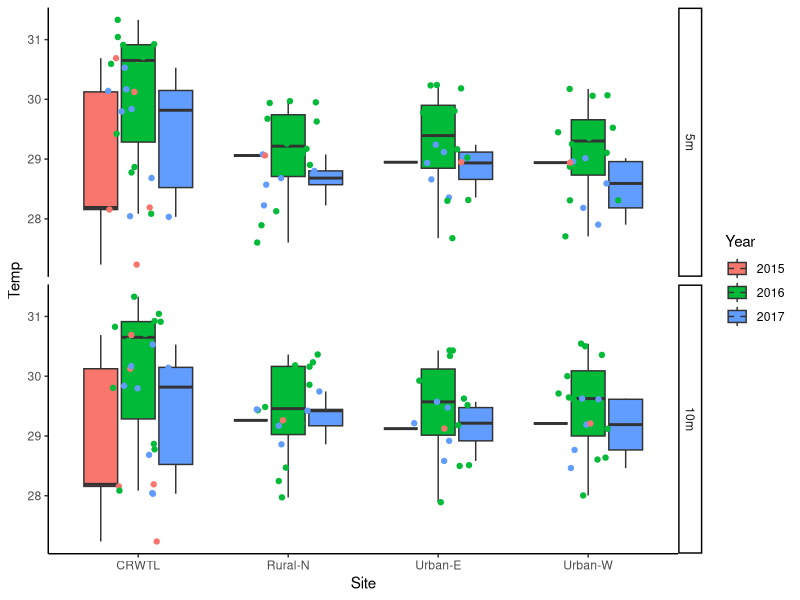
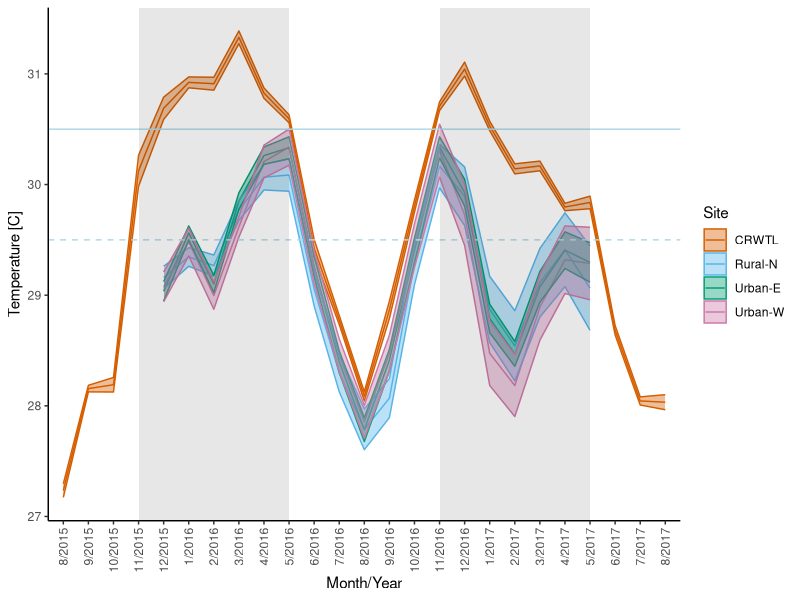
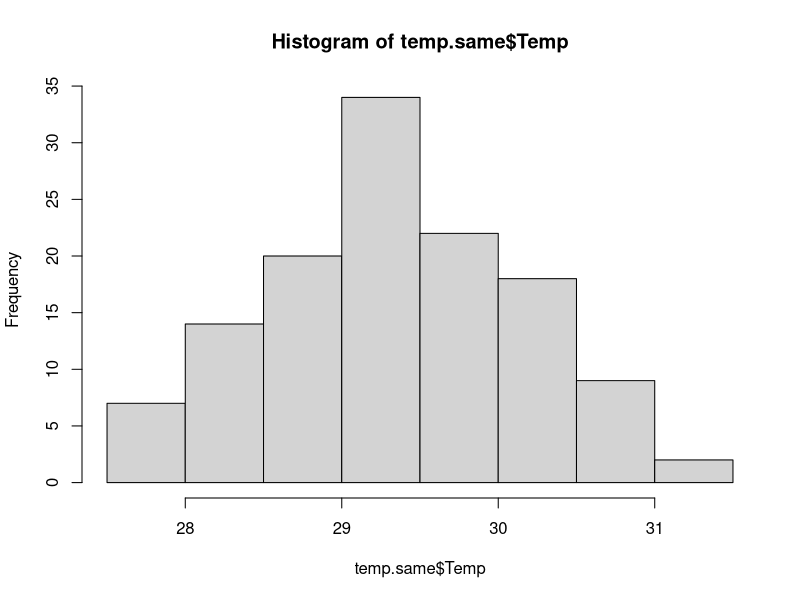
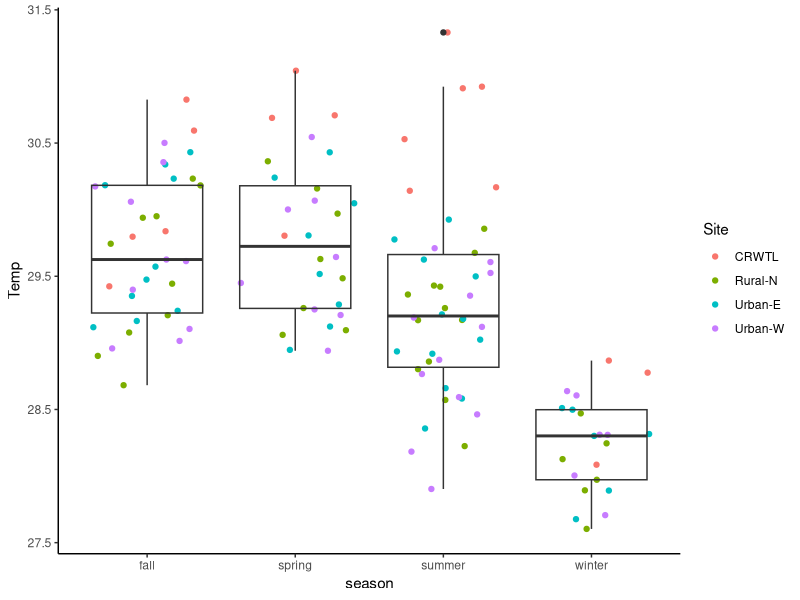
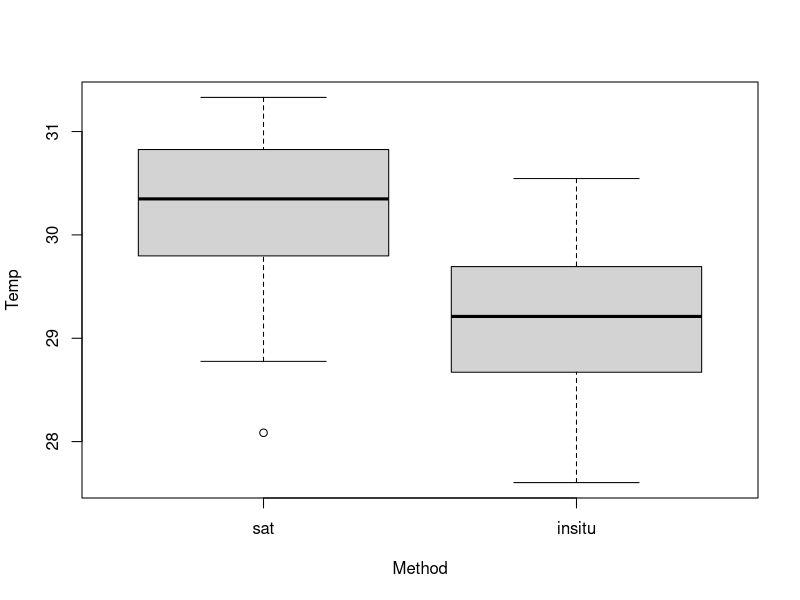
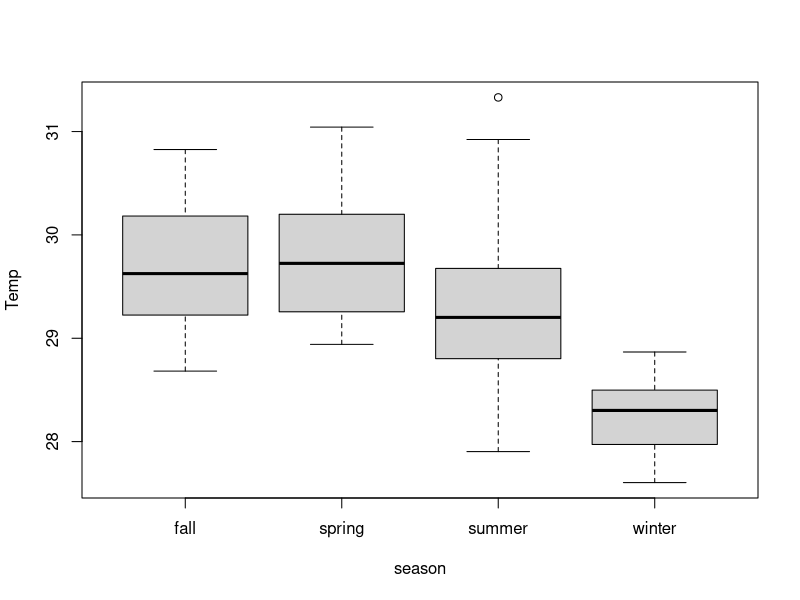
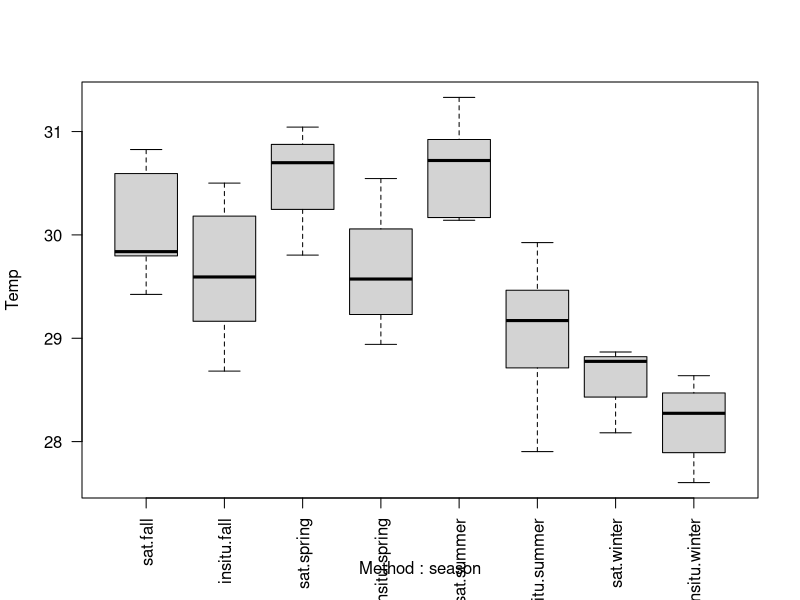
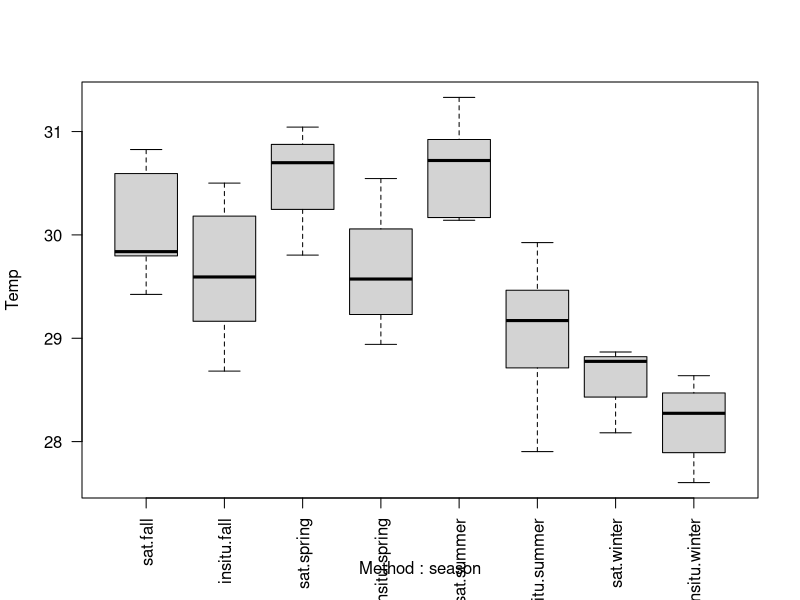

Reproduce these figures in R, in order.
## ---- chunk 1
knitr::opts_chunk$set(echo = TRUE)

library(tidyverse)
library(here)
## ---- chunk 2
temp <- read_csv(here::here("data/alltemp_TL_data.csv")) %>% 
   mutate_if(is.character, as.factor)
head(temp)

temp$m.y <- as.factor(paste(temp$Month, temp$Year, sep = "/")) #rewrite m.y as month/year
temp$Month <- as.factor(temp$Month)
temp$Year <- as.factor(temp$Year)
temp$Depth <- as.factor(temp$Depth)
temp$Depth <- relevel(temp$Depth, ref = '5m')

# relevel Month/yr in correct order
levels(temp$m.y)

temp$m.y = factor(temp$m.y,levels(temp$m.y)[c(21,24,3,5,7,1,9,11,13,15,17,19,22,25,4,6,8,2,10,12,14,16,18,20,23)])
## ---- chunk 3
ggplot(temp, aes(x = Site, y = Temp, fill = Year)) +
   facet_grid(Depth~.)+
    geom_boxplot() +
   geom_point(aes(color = Year), position = position_jitter(0.21)) +
    theme_classic()
## ---- chunk 4
season <- data.frame(Month = 1:12, season = rep(c("summer", "fall", "winter", "spring"), each = 3))
season$Month <- as.factor(season$Month)
season

method <- data.frame(Site = c("Rural-N", "Urban-E", "Urban-W", "CRWTL"), Method = c("insitu", "insitu", "insitu", "sat"))
method

# subset out data with both CRW and logger temperature data
temp.same <- temp %>% filter(m.y != "8/2015" & m.y != "9/2015" & m.y != "10/2015" & m.y != "11/2015" & m.y != "6/2017" & m.y != "7/2017" & m.y != "8/2017") %>% 
  inner_join(season, by = 'Month') %>% 
   inner_join(method, by = 'Site') %>% 
   mutate_if(is.character, as.factor)

# remove CRW for one depth used for plot
temp.same <- temp.same[-which(temp.same$Site == 'CRWTL' & temp.same$Depth == '10m'),] #

# relevel method so sat is reference
temp.same$Method <- relevel(temp.same$Method, ref = "sat")

head(temp.same)
## ---- chunk 5
crw <- temp %>% 
   filter( Site == "CRWTL") %>% 
   dplyr::select(Site, m.y, Temp, sd, se)
colnames(crw) <- c("Site", "m.y", "siteave", "SD", "SE")
crw
## ---- chunk 6
temp.same %>% 
   filter(Method != "sat") %>% 
   dplyr::select(-N, -sd, -se, -ci) %>% 
   pivot_wider(names_from = Depth,
               values_from = Temp) %>% 
   mutate(diff = `5m` - `10m`) %>% 
   group_by(Site) %>% 
   summarize(avediff = mean(diff)) %>% 
   summarize(diff = mean(avediff), SE = sd(avediff))
## ---- chunk 7
temp.avelog <- temp.same %>% 
   filter(Method != "sat") %>% 
   group_by(Site, m.y) %>% 
   dplyr::summarise(siteave = mean(Temp), SD = sd(Temp), SE = SD/sqrt(n())) #, N = n())

temp.avelog

alltemp <- rbind(temp.avelog, crw)
alltemp
## ---- chunk 8
start <-  c("11/2015", "11/2016")
end <-  c("5/2016", "5/2017")

cbPalette <- c("#D55E00", "#56B4E9", "#009E73",  "#CC79A7")

ggplot(alltemp, mapping= aes(m.y, siteave, group = Site, color = Site)) +
   geom_line()+
   geom_ribbon(aes(m.y, siteave, ymax= siteave+(SE), ymin= siteave-(SE), fill = Site),
               alpha = 0.4) + 
   scale_color_manual( values = cbPalette) +
   scale_fill_manual(values = cbPalette) +
   theme_classic() +
 #  ggtitle("Coral Reef Watch - In Situ Temperature Monthly Mean + SE") +
   xlab("Month/Year") + ylab("Temperature [C]") +
   theme(axis.text.x = element_text(angle = 90, hjust = 1, vjust = 0.5)) +
      geom_hline(yintercept = 29.5, color = "light blue", linetype = 2) +
   geom_hline(yintercept = 30.5, color = "light blue")  +
   annotate("rect", xmin = '11/2015', xmax = '5/2016', ymin = -Inf, ymax = Inf,
           alpha = .1,fill = "gray10") +
   annotate("rect", xmin = '11/2016', xmax = '5/2017', ymin = -Inf, ymax = Inf,
           alpha = .1,fill = "gray10")

ggsave(here::here("figures/Fig7_line_TLtemp.jpg"), width = 7, height = 4)
## ---- chunk 9
hist(temp.same$Temp)
## ---- chunk 10
site.lm <- lm(Temp~Site * season, data = temp.same)
library(car)
Anova(site.lm)
library(emmeans)
emmeans(site.lm, list(pairwise ~ season), adjust = "tukey")
emmeans(site.lm, list(pairwise ~ Site), adjust = "tukey")
## ---- chunk 11
site.lm2 <- lm(Temp~Site * season, data = temp.same, contrasts = list(Method = contr.sum, season = contr.sum))
library(car)
Anova(site.lm2, type = 'III')
library(emmeans)
emmeans(site.lm2, list(pairwise ~ season), adjust = "tukey")
emmeans(site.lm2, list(pairwise ~ Site), adjust = "tukey")
## ---- chunk 12
ggplot(temp.same, aes(season, Temp)) + 
   geom_jitter(aes(color = Site)) +
   geom_boxplot(fill = NA) + 
   theme_classic()
## ---- chunk 13
method.lm <- lm(Temp~Method*season, data = temp.same)
Anova(method.lm)

emmeans(method.lm, list(pairwise ~ season), adjust = "tukey")
emmeans(method.lm, list(pairwise ~ Method), adjust = "tukey")
emmeans(method.lm, list(pairwise ~ Method:season), adjust = "tukey")

boxplot(Temp~Method, data = temp.same)
boxplot(Temp~season, data = temp.same)
boxplot(Temp~Method:season, data = temp.same, las = 2)
## ---- chunk 14
method.lm <- lm(Temp~Method*season, data = temp.same, contrasts = list(Method = contr.sum, season = contr.sum))
Anova(method.lm, type = 'III')

emmeans(method.lm, list(pairwise ~ season), adjust = "tukey")
emmeans(method.lm, list(pairwise ~ Method), adjust = "tukey")
emmeans(method.lm, list(pairwise ~ Method:season), adjust = "tukey")

boxplot(Temp~Method:season, data = temp.same, las = 2)

library(ggeffects)
plotdat <- method.lm %>% 
   ggemmeans(~ Method:season) %>% 
   as.data.frame() 

levels(plotdat$group)
plotdat$group <- ordered(plotdat$group, 
                         levels = c("summer", "fall", "winter", "spring"))

ggplot(plotdat, aes(x = group, y = predicted, color = x)) +
      geom_errorbar(aes(ymin = conf.low, ymax = conf.high),
                 width = 0.2, size = 1) +
   geom_point(shape = 15, size = 3) +
   theme_classic() +
   scale_x_discrete(breaks = c("summer", "fall", "winter", "spring"),
                    labels = c("Summer", "Fall", "Winter", "Spring")) +
   scale_color_discrete(name = "Method",
                        breaks = c("sat", "insitu"),
                        labels = c("CRWTL", "In Situ")) +
   xlab("Austral Season") +
   ylab("Mean Temperature [C]") +
   geom_hline(yintercept = 29.5,
              linetype = "dashed",
              color = "lightblue") +
   geom_hline(yintercept = 30.5,
              color = "lightblue")

ggsave(here::here("figures/Fig8_seasonmethd.jpg"), height = 4, width = 7, dpi = 300)
## ---- chunk 15
ggplot(temp.same, aes(season, Temp)) + 
   geom_boxplot(fill = NA) + 
   geom_jitter(aes(color = Method)) +
   theme_classic()
## ---- chunk 16
temp.same %>% 
   group_by(Method, season) %>% 
   dplyr::summarize(avetemp = mean(Temp), 
                    SDtemp = sd(Temp), 
                    SEtemp = sd(Temp)/sqrt(n()))
## ---- chunk 17
logger <- filter(temp.same, temp.same$Method != 'sat') %>% droplevels()
head(logger)
## ---- chunk 18
log.lm <- lm(Temp ~ Site * Depth + factor(Month)/factor(Year), data = logger)
Anova(log.lm)
plot(log.lm)

emmeans(log.lm, list(pairwise ~ factor(Month):factor(Year)), adjust = "tukey")
emmeans(log.lm, list(pairwise ~ Site:Depth), adjust = "tukey")

boxplot(Temp~Depth, data = logger)
boxplot(Temp~Site, data = logger)
boxplot(Temp~Month, data = logger)

logger$Ym <- interaction(logger$Year, logger$Month)
boxplot(Temp~Ym, data = logger, las = 2)
## ---- chunk 19
log.lm.nodepth <- lm(Temp ~ Site + factor(Month)/factor(Year), data = logger)
Anova(log.lm.nodepth)
plot(log.lm.nodepth)

emmeans(log.lm.nodepth, list(pairwise ~ factor(Month):factor(Year)), adjust = "tukey")
emmeans(log.lm.nodepth, list(pairwise ~ Site), adjust = "tukey")

boxplot(Temp~Site, data = logger)
boxplot(Temp~Month, data = logger)

logger$Ym <- interaction(logger$Year, logger$Month)
boxplot(Temp~Ym, data = logger, las = 2)
## ---- chunk 20
sitedepth.ave <- logger %>% 
   group_by(Site,Depth) %>% 
   dplyr::summarize(ave = mean(Temp), SD = sd(Temp), se = SD/sqrt(n()))
sitedepth.ave

logger %>% 
   group_by(Month, Year) %>% 
   dplyr::summarize(ave = mean(Temp), SD = sd(Temp), se = SD/sqrt(n()))
## ---- chunk 21
sitedepth.diff <- sitedepth.ave %>% 
   select(Site, Depth, ave) %>% 
   spread(Depth, ave) %>% 
   mutate(diff = `10m` - `5m`)
sitedepth.diff
ave(sitedepth.diff$diff)
